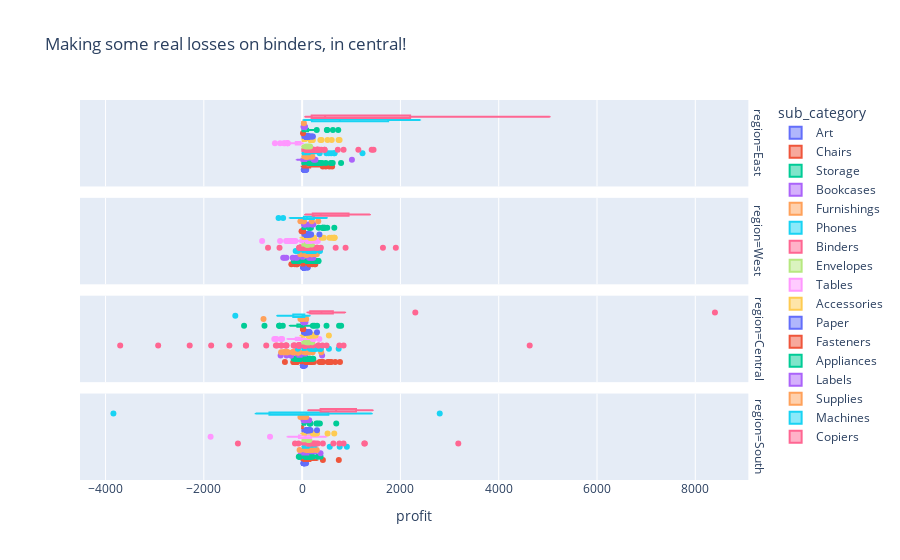

Notebook source saved alongside this figure:
### Code cell
px.box(train, x='profit', color='sub_category', facet_row='region', height=800, title='Making some real losses on binders, in central!')
